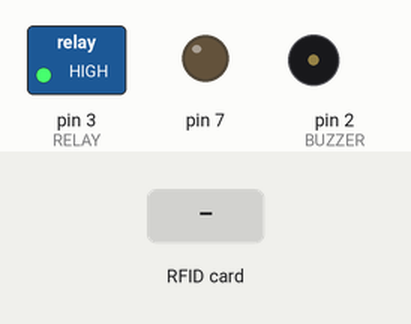
Simulated run of this sketch. Board: Arduino Uno, built with avr-gcc and run on an emulated ATmega328P. Shown: switched loads named in the sketch (green lamp = pin HIGH), output pins drawn as LEDs (lit = HIGH), buzzer (waves = sounding). The inputs (shaded band) are chosen by the test bench. Pins used as bus, display or sensor lines are not drawn; what the sketch prints to the serial monitor is not drawn.

Above: at 3.2 s.
3.3 s: RFID card D3 7D 30 0D held to the reader
At 3.7 s:
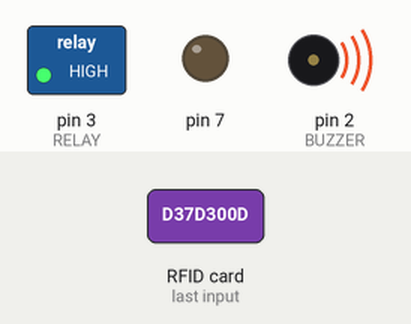
At 4.6 s:
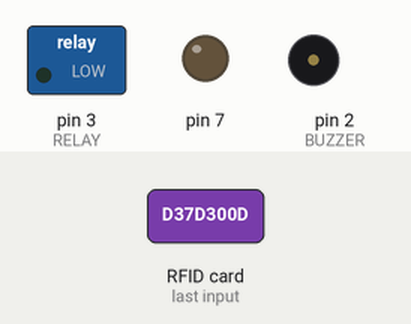
Timing chart, 0 to 7.8 s (numbered marks = the images above; inputs shaded):
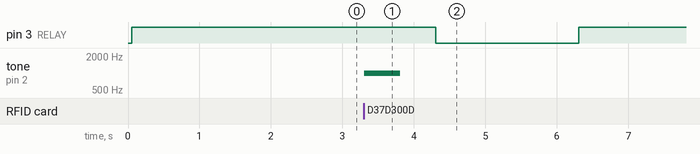

The sketch:

code.ino
```cpp
#include <SPI.h>
#include <MFRC522.h>

#define SS_PIN 10
#define RST_PIN 9
#define RELAY 3 //connect the relay to number 3 pin
#define BUZZER 2 // connect the buzzer to 2 pin
#define PROXY 5 // Proxy output
#define ACCESS_DELAY 2000
#define DENIED_DELAY 1000

int Reading ;
String cardReading;

MFRC522 mfrc522(SS_PIN, RST_PIN); // Create MFRC522 instance.

void setup()
{
intailazation();
gsmIntailazion();
Serial.println("Put your card to the reader for scanning …");
Serial.println();

}

void loop()
{
if ( ! mfrc522.PICC_IsNewCardPresent())
{
return;
}
// Select one of the cards
if ( ! mfrc522.PICC_ReadCardSerial())
{
return;
}
//Show UID on serial monitor
Serial.print("UID tag :");
String content= "";
byte letter;
for (byte i = 0; i < mfrc522.uid.size; i++)
{
Serial.print(mfrc522.uid.uidByte[i] < 0x10 ? " 0" : " ");
Serial.print(mfrc522.uid.uidByte[i], HEX);
content.concat(String(mfrc522.uid.uidByte[i] < 0x10 ? " 0" : " "));
content.concat(String(mfrc522.uid.uidByte[i], HEX));
}
Serial.println();
Serial.print("Message : ");
content.toUpperCase();
cardReading = content.substring(1);
if (content.substring(1) == "D3 7D 30 0D" || content.substring(1) == "5C 60 37 64" ) // enter your own card number after copying it from serial monitor
{
Serial.println("Authorized access");
tone(BUZZER,1000);
delay(500);
noTone(BUZZER);
Serial.println();
delay(500);
digitalWrite(RELAY, LOW);
delay(ACCESS_DELAY);
digitalWrite(RELAY, HIGH);
sendMSG();

}


else {
  Serial.println(" Access denied");
  tone(BUZZER, 300);
  sendMSG();
  delay(DENIED_DELAY);
  noTone(BUZZER);
  }
}

void intailazation(){

   Serial.begin(9600); // Initiate a serial communication
   SPI.begin(); // Initiate SPI bus
   mfrc522.PCD_Init(); // Initiate MFRC522
   pinMode(RELAY, OUTPUT);
   pinMode(BUZZER, OUTPUT);
   pinMode(7, OUTPUT);
   noTone(BUZZER);
   digitalWrite(RELAY, HIGH);
   digitalWrite(7,LOW);

  }

void gsmIntailazion(){

   delay(1000);
   Serial.begin(9600);
   Serial.println("AT+CMGF=1");
   delay(1000);

  }

void sendMSG(){
   if (cardReading == "D3 7D 30 0D" ){
    Serial.println("AT+CMGS=\"+918078621094\"\r");
    delay(1000);
    Serial.println("Shubham , enter in the house");
    delay(1000);
    Serial.println((char)26);
    delay(1000);}

    if (cardReading == "5C 60 37 64" ){
    Serial.println("AT+CMGS=\"+918078621094\"\r");
    delay(1000);
    Serial.println("Vishal , enter in the house");
    delay(1000);
    Serial.println((char)26);
    delay(1000);}


  }
```

Measured:
- after the input at 3.3 s, pin 3 (RELAY): HIGH → LOW after 1.0 s, → HIGH 2.0 s later; tone on pin 2 (BUZZER): silent → 1000 Hz at once, → silent 0.50 s later
